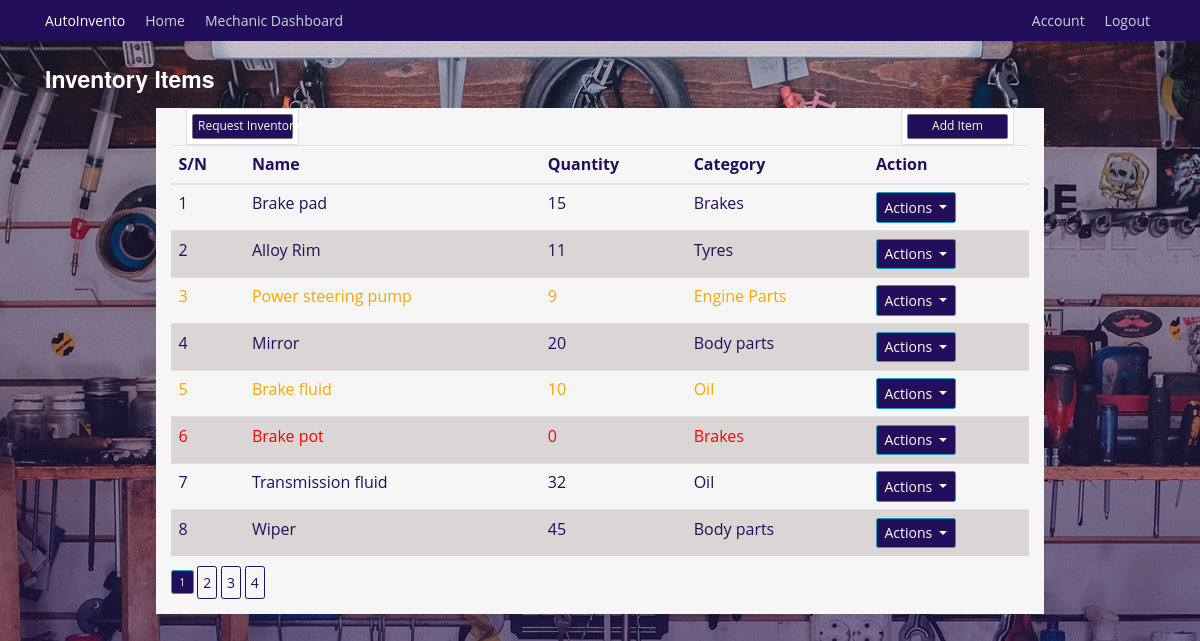
The page /inventory/view (signed in) on the database as committed earlier.
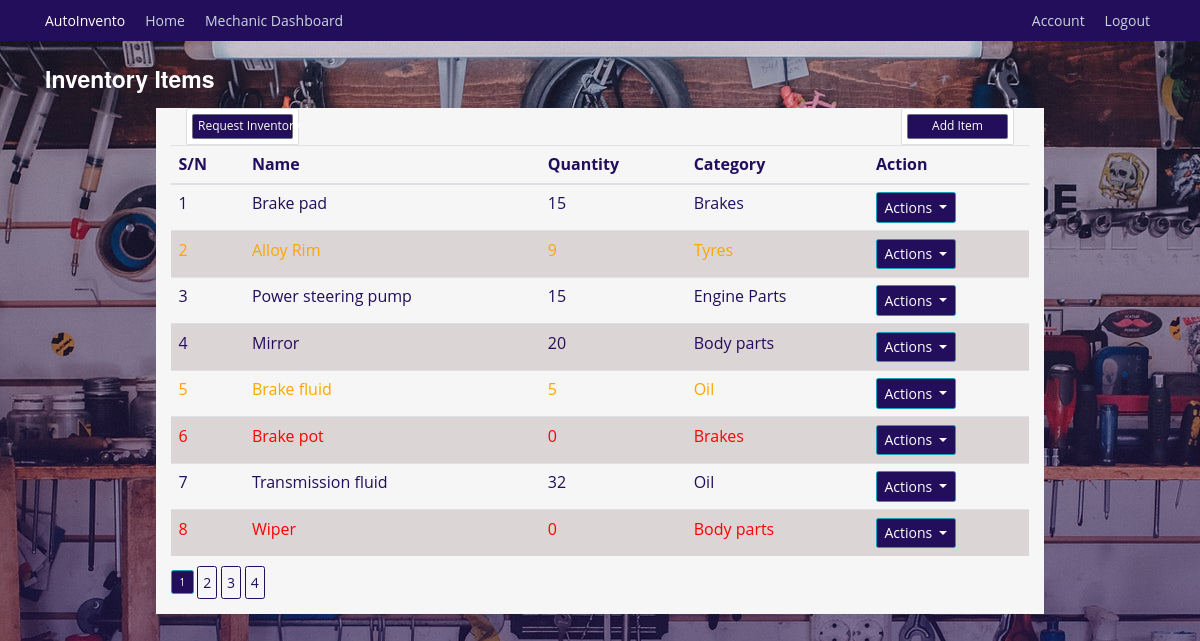
The same page on the database as committed later.
### autoinvento/models.py (models this page shows, shortened)
class InventoryItem(db.Model):
    id = db.Column(db.Integer, primary_key=True)
    name = db.Column(db.String(128), unique=True, nullable=False, index=True)
    quantity = db.Column(db.Integer, nullable=False)
    category = db.Column(db.String(50), nullable=False)
    low_stock_threshold = db.Column(db.Integer, default=10)
    date_added = db.Column(db.DateTime, default=datetime.utcnow)
    supplier_id = db.Column(db.Integer, db.ForeignKey('supplier.id'))
    supplier = db.relationship('Supplier', back_populates='items')
    usage_logs = db.relationship('UsageLog', back_populates='items', cascade='all, delete-orphan')
    notifications = db.relationship('Notification', back_populates='items', cascade='all, delete-orphan')
    requests = db.relationship('InventoryRequest', back_populates='requested_item')

### autoinvento/inventory/routes.py (the view)
@inventory.route('/inventory/view', methods=['GET', 'POST'])
@login_required
def view_inventories():
    page = request.args.get('page', 1, type=int)
    inventories = InventoryItem.query.paginate(page=page, per_page=8)
    return render_template('view_inventories.html', title='Inventories', inventories=inventories)

### autoinvento/models.py (called while the page is built)
@login_manager.user_loader
def load_user(mechanic_id):
    return Mechanics.query.get(int(mechanic_id))

### autoinvento/templates/view_inventories.html (shortened to what this page needs)
{% extends "base.html" %} {% block content %}
<div class="inventory">
  <h3 class="mt-4" style="color: white">Inventory Items</h3>
  <div class="container mt-2 background mt-4">
    <div class="col-md-2 float-left">
      <div class="card p-2">
        <a
          class="btn btn-sm btn-secondary"
          href="{{ url_for('users.submit_request') }}"
          >Request Inventory</a
        >
      </div>
    </div>
    <div class="col-md-2 float-right">
      <div class="card p-2">
        <a
          class="btn btn-sm btn-secondary"
          href="{{ url_for('inventory.add_inventory') }}"
          >Add Item</a
        >
      </div>
    </div>
    <div class="table-responsive">
      <table class="table">
        <thead>
          <tr>
            <th>S/N</th>
            <th>Name</th>
            <th>Quantity</th>
            <th>Category</th>
            <th>Action</th>
          </tr>
        </thead>
        <tbody>
          {% for inventory in inventories %} {% if inventory.quantity > 0 and
          inventory.quantity <= 10 %}
          <tr style="color: orange">
            {% elif inventory.quantity == 0 %}
          <tr style="color: red">
            {% else %}
          <tr style="color: #220e5b">
            {% endif %}
            <td>{{ inventory.id }}</td>
            <td>{{ inventory.name }}</td>
            <td>{{ inventory.quantity }}</td>
            <td>{{ inventory.category }}</td>
            <td>
              <div class="dropdown">
                <button
                  class="btn btn-info dropdown-toggle"
                  type="button"
                  data-bs-toggle="dropdown"
                  aria-expanded="false"
                >
                  Actions
                </button>
              </div>
            </td>
          </tr>
          {% endfor %}
        </tbody>
      </table>
    </div>
    {% for page_num in inventories.iter_pages(left_edge=1, right_edge=1,
    left_current=1, right_current=2) %} {% if page_num %} {% if inventories.page
    == page_num %}
    <a
      class="btn btn-info mb-4"
      href="{{ url_for('inventory.view_inventories', page=page_num) }}"
      >{{ page_num }}</a
    >
    {% else %}
    <a
      class="btn btn-outline-info mb-4"
      href="{{ url_for('inventory.view_inventories', page=page_num) }}"
      >{{ page_num }}</a
    >
    {% endif %} {% else %} . . . {% endif %} {% endfor %}
  </div>
  {% endblock content %}

### autoinvento/templates/base.html (shortened to what this page needs)
<html lang="en">
<head>
    <link rel="stylesheet" href="https://cdn.jsdelivr.net/npm/bootstrap-icons@1.10.5/font/bootstrap-icons.css">
    <link rel="stylesheet" href="https://maxcdn.bootstrapcdn.com/bootstrap/4.0.0/css/bootstrap.min.css">
    <link rel="stylesheet" href="{{ url_for('static', filename='css/styles.css') }}">
</head>
<body>
    <header class="site-header">
        <nav class="navbar navbar-expand-md navbar-dark bg-steel fixed-top">
          <div class="container">
            <a class="navbar-brand mr-4" href="{{ url_for('main.index') }}">AutoInvento</a>
            <div class="collapse navbar-collapse" id="navbarToggle">
              <div class="navbar-nav mr-auto">
                {% if current_user.is_authenticated %}
                  <a class="nav-item nav-link" href="{{ url_for('main.index') }}">Home</a>
                  {% if not current_user.is_superuser %}
                    <a class="nav-item nav-link" href="{{ url_for('users.mechanic_dashboard') }}">Mechanic Dashboard</a>
                  {% endif %}
                {% endif %}
              </div>
              <div class="navbar-nav">
                {% if current_user.is_authenticated %}
                    <a class="nav-item nav-link" href="{{ url_for('users.account') }}">Account</a>
                    <a class="nav-item nav-link" href="{{ url_for('users.logout') }}">Logout</a>
                {% else %}
                  <a class="nav-item nav-link" href="{{ url_for('users.login') }}">Login</a>
                {% endif %}
              </div>
            </div>
          </div>
        </nav>
      </header>
      <main role="main" class="container sec">
        <div class="row">
          <div class="col-md-12">
            {% block content %}{% endblock %}
          </div>
        </div>
      </main>
  </body>
</html>

### autoinvento/static/css/styles.css (style rules this page uses)
:root { --color-primary: #220e5b; --color-black: #090909; --text-color: var(--color-black); --color-white: #ffffff; --color-background: #f6f6f6; --font-family-base: "Open Sans", "Helvetica Neue", Helvetica, Arial, sans-serif; --font-family-title: "Raleway", "Helvetica Neue", Helvetica, Arial, sans-serif; --font-size-small: 1.2rem; --font-size-medium: 1.4rem; --font-size-large: 1.8rem; --font-size-x-large: 2.3rem; --font-size-xx-large: 3.5rem; --font-weight-regular: 400; --font-weight-bold: 700; --nav-item-font-family: var(--font-family-title); --nav-item-font-weight: var(--font-weight-bold); --nav-item-font-size: var(--font-size-medium); --nav-item-letter-spacing: 0.04rem; --nav-item-display: inline-block; --nav-item-margin: 0 0 3rem 0; --nav-item-link-hover: var(--color-white); --section-tagline-margin: 0; --button-display: inline-block; --section-padding: 4rem 0; --section-header-padding: 0 0 3rem; --section-body-padding: 0 0 3rem; --section-header-align: center; --section-title-margin: 0; }
html { scroll-behavior: smooth; font-size: 62.5%; }
body { background: linear-gradient(180deg, var(--color-background), #689fc4); color: var(--color-primary); margin-top: 5rem; font-family: var(--font-family-base); font-size: var(--font-size-medium); font-weight: var(--font-weight-regular); }
h1, h2, h3, h4, h5, h6 { color: var(--color-primary); font-family: var(--font-family-title); font-weight: var(--font-weight-bold); }
.navbar-brand.mr-4 { transform: none; font-size: var(--font-size-medium); }
.navbar-nav { gap: 10px; }
.bg-steel { background-color: var(--color-primary); }
.site-header .navbar-nav .nav-link { color: #cbd5db; }
.row { display: flex; justify-content: space-evenly; }
.btn.btn-outline-info { display: var(--button-display); padding: var(--button-padding); border: 1px solid var(--color-primary); color: var(--color-primary); font-size: var(--font-size-medium); padding: 5; display: var(--button-display); }
tr:nth-child(even) { background-color: #dbd5d5; }
.btn.btn-info.dropdown-toggle { background-color: var(--color-primary); font-size: var(--font-size-medium); }
.btn-info { background-color: var(--color-primary); }
.col-md-12 h3 { font-size: var(--font-size-x-large); color: var(--color-primary); }
.container.background { margin-top: 20; background: var(--color-white); width: 80%; }
.btn.btn-sm.btn-secondary { background-color: var(--color-primary); font-size: var(--font-size-small); }
.container.mt-4 { background-color: var(--color-background); }

Rows that differ between the two databases and show on the page:
changed InventoryItem "Alloy Rim": quantity "11" → "9"
changed InventoryItem "Power steering pump": quantity "9" → "15"
changed InventoryItem "Brake fluid": quantity "10" → "5"
changed InventoryItem "Wiper": quantity "45" → "0"
